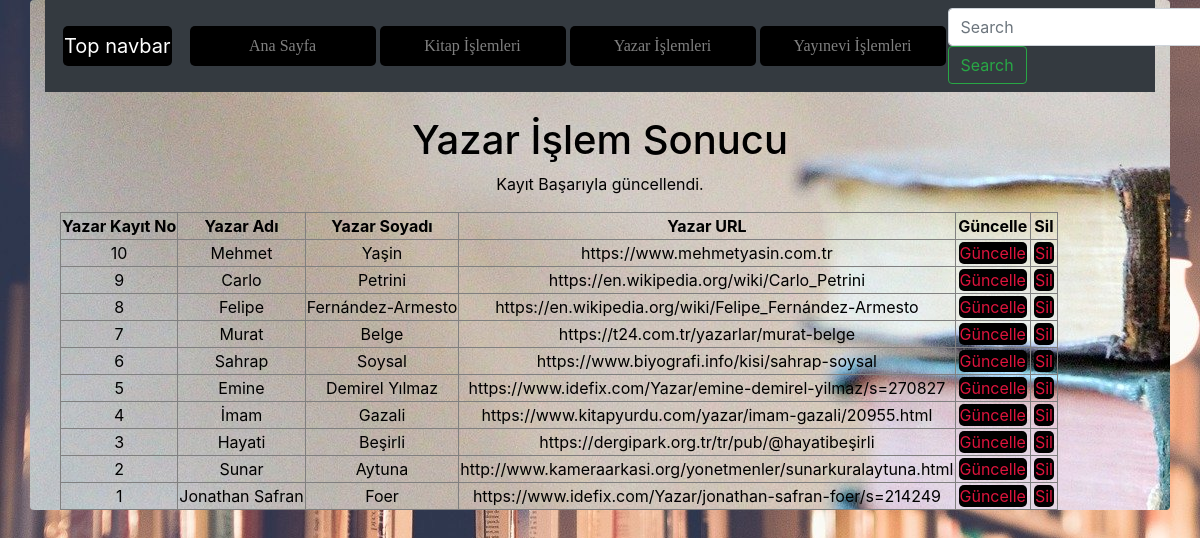
/yazar_guncellendi.php, run on the app's committed database.
### tables this page shows
CREATE TABLE `yazar` (
  `YazarKayitNo` smallint(6) NOT NULL COMMENT 'Yazarın Kayıt Numarası',
  `YazarKayitTarihi` timestamp NOT NULL DEFAULT current_timestamp() COMMENT 'Yazarın Veritabanına Kayıt Edildiği Tarih',
  `YazarAdi` varchar(35) NOT NULL COMMENT 'Yazarın Adı',
  `YazarSoyadi` varchar(35) NOT NULL COMMENT 'Yazarın Soyadı',
  `YazarURL` varchar(200) NOT NULL COMMENT 'Yazarın URL''si'
);

### yazar_guncellendi.php (the view, shortened to what this page needs)
<?php
    require_once("baglanti.php");
    $YazarKayitNo = mysqli_real_escape_string($baglanti, $_POST['YazarKayitNo']);
    $YazarAdi = mysqli_real_escape_string($baglanti, $_POST['YazarAdi']);
    $YazarSoyadi = mysqli_real_escape_string($baglanti, $_POST['YazarSoyadi']);
    $YazarURL = mysqli_real_escape_string($baglanti, $_POST['YazarURL']);
    $sorgu = "UPDATE yazar SET YazarAdi = '$YazarAdi', YazarSoyadi = '$YazarSoyadi', YazarURL = '$YazarURL' WHERE YazarKayitNo = $YazarKayitNo";
    if (mysqli_query($baglanti, $sorgu)) {
        $islemSonuc = "Kayıt Başarıyla güncellendi.";
    } else {
        $islemSonuc = "Hata: " . $sorgu . "<br>" . mysqli_error($baglanti);
    }
    $sorgu = mysqli_query($baglanti, "SELECT * FROM yazar ORDER BY YazarKayitNo DESC");
?>
<!DOCTYPE html>
<html lang="tr"><head><meta http-equiv="Content-Type" content="text/html; charset=UTF-8">
<link href="bootstrap.min.css" rel="stylesheet">
<link href="bs1.css" rel="stylesheet">
    <link href="./katalog_files/navbar-top.css" rel="stylesheet">
  </head>
  <body>
      <div id="divone" class="container rounded">
    <nav class="navbar navbar-expand-md navbar-dark bg-dark mb-4">
  <a class="navbar-brand" href="https://getbootstrap.com/docs/4.4/examples/navbar-static/#">Top navbar</a>
  <div class="collapse navbar-collapse" id="navbarCollapse">
    <ul class="navbar-nav mr-auto">
      <li class="nav-item">
        <a class="nav-link" href="index.php">Ana Sayfa </a>
      </li>
      <li class="nav-item">
        <a class="nav-link" href="kitap.php">Kitap İşlemleri</a>
      </li>
      <li class="nav-item">
        <a class="nav-link" href="yazar.php">Yazar İşlemleri</a>
      </li>
      <li class="nav-item">
        <a class="nav-link" href="yayinevi.php">Yayınevi İşlemleri</a>
      </li>
    </ul>
    <form class="form-inline mt-2 mt-md-0">
      <input class="form-control mr-sm-2" type="text" placeholder="Search" aria-label="Search">
      <button class="btn btn-outline-success my-2 my-sm-0" type="submit">Search</button>
    </form>
  </div>
</nav>
<main role="main" class="container">
<h1>Yazar İşlem Sonucu</h1>
<p><?php echo $islemSonuc; ?></p>
<?php
echo("<table border=1>");
    echo("<tr>");
    echo("<td><b>Yazar Kayıt No</b></td>");
    echo("<td><b>Yazar Adı</b></td>");
    echo("<td><b>Yazar Soyadı</b></td>");
    echo("<td><b>Yazar URL</b></td>");
    echo("<td><b>Güncelle</b></td>");
    echo("<td><b>Sil</b></td>");
    echo("</tr>");
while($satir = mysqli_fetch_assoc($sorgu)){
    echo("<tr>");
    echo("<td>".$satir["YazarKayitNo"]."</td>");
    echo("<td>".$satir["YazarAdi"]."</td>");
    echo("<td>".$satir["YazarSoyadi"]."</td>");
    echo("<td>".$satir["YazarURL"]."</td>");
    echo("<td><a href='yazarguncellenecek.php?YazarKayitNo=".$satir["YazarKayitNo"]."'>Güncelle</a></td>");
    echo("<td><a href='yazarsil.php?YazarKayitNo=".$satir["YazarKayitNo"]."'>Sil</a></td>");
    echo("</tr>");
            }
echo("</table>");
?>
</main>
      </div>
</body></html>

### bs1.css (style rules this page uses)
body { background-image: url(resim.jpg); }
#divone { background-image: url(resim3.jpg); color: black; margin-bottom: 10px; text-align: center; }
.nav-item { width: 190px; }
.nav-item a { color: wheat; font-family: cursive; transition-duration: 0.4s; }
a { color: crimson; text-decoration-line: none; background-color: black; border-radius: 5px; margin: 2px; padding: 1px; }

### navbar-top.css (style rules this page uses)
body { min-height: 75rem; }

### data on the page
yazar: YazarKayitNo "10", YazarAdi "Mehmet", YazarSoyadi "Yaşin", YazarURL "https://www.mehmetyasin.com.tr"
yazar: YazarKayitNo "9", YazarAdi "Carlo", YazarSoyadi "Petrini", YazarURL "https://en.wikipedia.org/wiki/Carlo_Petrini"
yazar: YazarKayitNo "8", YazarAdi "Felipe", YazarSoyadi "Fernández-Armesto", YazarURL "https://en.wikipedia.org/wiki/Felipe_Fernández-Armesto"
yazar: YazarKayitNo "7", YazarAdi "Murat", YazarSoyadi "Belge", YazarURL "https://t24.com.tr/yazarlar/murat-belge"
yazar: YazarKayitNo "6", YazarAdi "Sahrap", YazarSoyadi "Soysal", YazarURL "https://www.biyografi.info/kisi/sahrap-soysal"
yazar: YazarKayitNo "5", YazarAdi "Emine", YazarSoyadi "Demirel Yılmaz", YazarURL "https://www.idefix.com/Yazar/emine-demirel-yilmaz/s=270827"
yazar: YazarKayitNo "4", YazarAdi "İmam", YazarSoyadi "Gazali", YazarURL "https://www.kitapyurdu.com/yazar/imam-gazali/20955.html"
yazar: YazarKayitNo "3", YazarAdi "Hayati", YazarSoyadi "Beşirli", YazarURL "https://dergipark.org.tr/tr/pub/@hayatibeşirli"
yazar: YazarKayitNo "2", YazarAdi "Sunar", YazarSoyadi "Aytuna", YazarURL "http://www.kameraarkasi.org/yonetmenler/sunarkuralaytuna.html"
yazar: YazarKayitNo "1", YazarAdi "Jonathan Safran", YazarSoyadi "Foer", YazarURL "https://www.idefix.com/Yazar/jonathan-safran-foer/s=214249"

### other printed values
$islemSonuc "Kayıt Başarıyla güncellendi."
